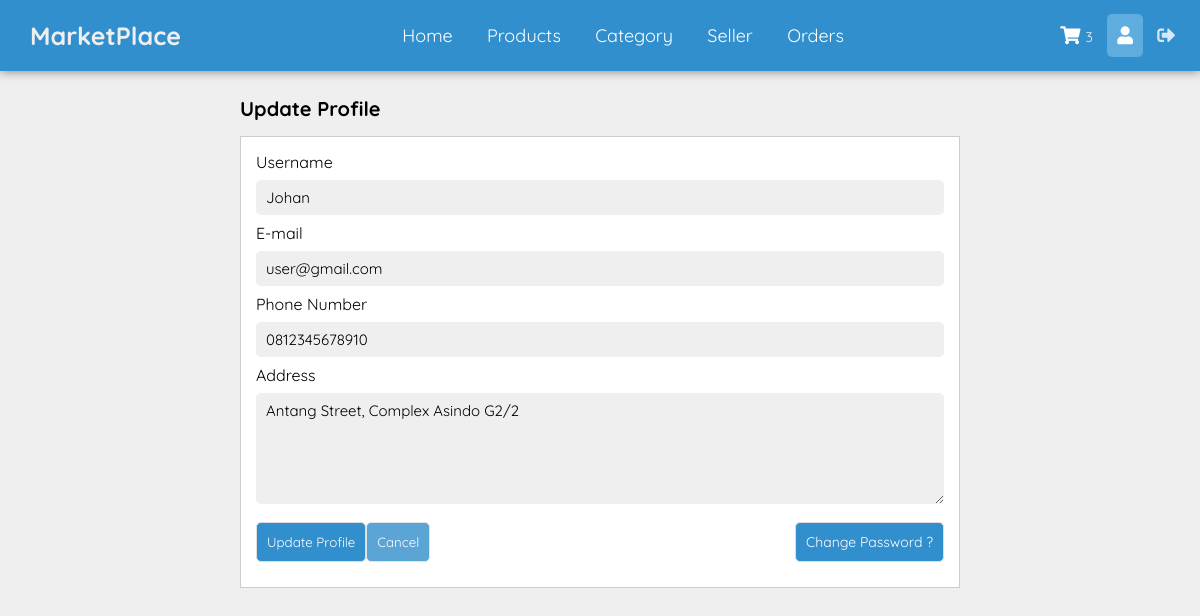
Screenshot of /profile.php (signed in) with the database file from the repository.
### tables this page shows
CREATE TABLE `tb_user` (
  `id_user` int(11) NOT NULL,
  `email` varchar(100) DEFAULT NULL,
  `username` varchar(100) DEFAULT NULL,
  `password` varchar(100) DEFAULT NULL,
  `address` text DEFAULT NULL,
  `noTelp` varchar(50) DEFAULT NULL,
  `createdAt` datetime NOT NULL DEFAULT current_timestamp()
);

### functions.php (called while the page is built, shortened)
<?php
function query($sql){
    include "./database/config.php";
    $resArr = array();
    $query = $sql;
    $result = mysqli_query($conn, $query);
    while($row  = mysqli_fetch_assoc($result)){
        $resArr[] = $row;
    }
return $resArr;
}
?>

### profile.php (the view, shortened to what this page needs)
<!DOCTYPE html>
<html lang="en">
<head>
    <link rel="stylesheet" href="styles/style.css">
    <link rel="stylesheet" href="https://use.fontawesome.com/releases/v5.7.0/css/all.css">
    <link href='https://netdna.bootstrapcdn.com/font-awesome/4.0.3/css/font-awesome.css' rel='stylesheet' type='text/css'/>
    <link rel="stylesheet" href="https://use.fontawesome.com/releases/v5.7.0/css/all.css">
</head>
<body>
    <?php include "./partials/navbar.php"; ?>
    <main>
        <div class="section">
            <div class="container-60">
                <div class="head-content">
                    <div class="head-title">Update Profile</div>
                </div>
                <div class="box">
                    <?php
                        include_once "./functions.php";
                        $user = query("SELECT * FROM tb_user WHERE id_user = '".$_SESSION['id']."'")[0];
                    ?>
                    <form method="post" autocomplete="off" id="UserProfile">
                        <label for="user">Username</label>
                        <input type="text" name="user" id="user" class="form-input" placeholder="Type your username" value="<?= $user['username'] ?>" required>
                        <label for="email">E-mail</label>
                        <input type="email" name="email" id="email" class="form-input" placeholder="Type your name" value="<?= $user['email'] ?>" required>
                        <label for="telp">Phone Number</label>
                        <input type="text" name="telp" id="telp" class="form-input" placeholder="081234567891" pattern="[0-9]{13}" maxlength="13"  title="Phone number must be at least 13 digits"
                        value="<?= $user['noTelp'] ?>" required>
                        <label for="adres">Address</label>
                        <textarea name="adres" id="adres" placeholder="Type your full address" rows="5" class="form-input"><?= $user['address'] ?></textarea>
                        <div class="flex">
                            <div class="flex">
                                <input type="submit" name="update-profile" value="Update Profile" class="form-submit">
                                <input type="reset" value="Cancel" class="form-submit" style="opacity: 0.8;">
                            </div>
                            <a href="change-pass.php" class="form-submit" style="font-size: 14px;">Change Password ?</a>
                        </div>
                    </form>
                </div>
            </div>
        </div>
    </main>
</body>
</html>

### styles/style.css (style rules this page uses)
* { padding: 0px; margin: 0px; box-sizing: border-box; text-decoration: none; outline: none; font-family: "Quicksand", Arial; scroll-behavior: smooth; }
body { background-color: #efefef; }
.form-input { width: 100%; padding: 8px 10px; border: none; margin: 8px 0px; border-radius: 5px; font-size: 15px; background-color: #efefef; }
.form-submit { padding: 10px; cursor: pointer; border: 1px solid #ddd; background-color: #328fcd; color: #ffffff; border-radius: 5px; margin: 10px 0px; }
.container-60 { width: 60%; margin: 0 auto; }
.section { padding: 20px 0px; }
.box { background-color: #fff; border: 1px solid #ccc; padding: 15px; box-sizing: border-box; margin: 10px 0; }
.box::after { content: ""; display: block; clear: both; }
.flex { display: flex; justify-content: space-between; position: relative; }
.head-content { display: flex; justify-content: space-between; align-items: center; padding: 5px 0px; }
.head-title { font-size: 20px; font-weight: bold; }

### rows the page displays
tb_user: user "Johan", email "user@gmail.com", telp "0812345678910", adres "Antang Street, Complex Asindo G2/2"

### other values shown
$data['countCart'] "3"
